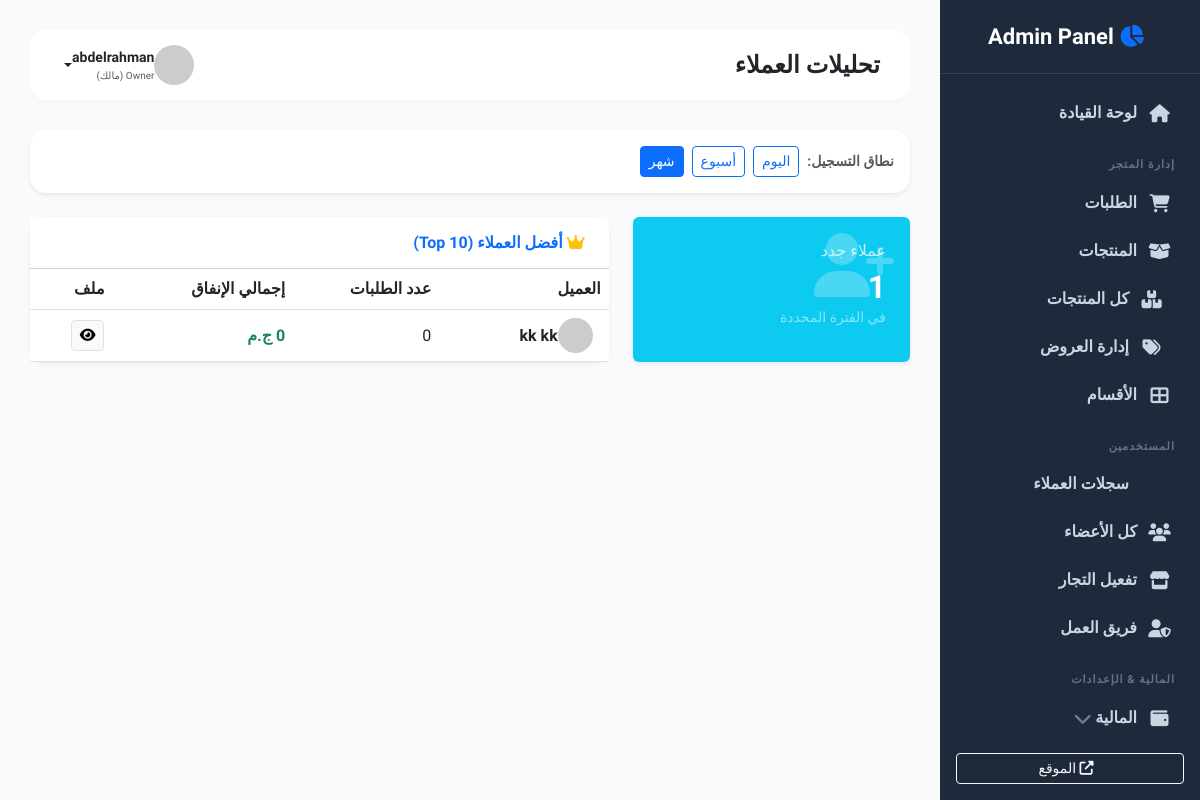
The page /super/analytics/customers/ (signed in) on the database as committed earlier.
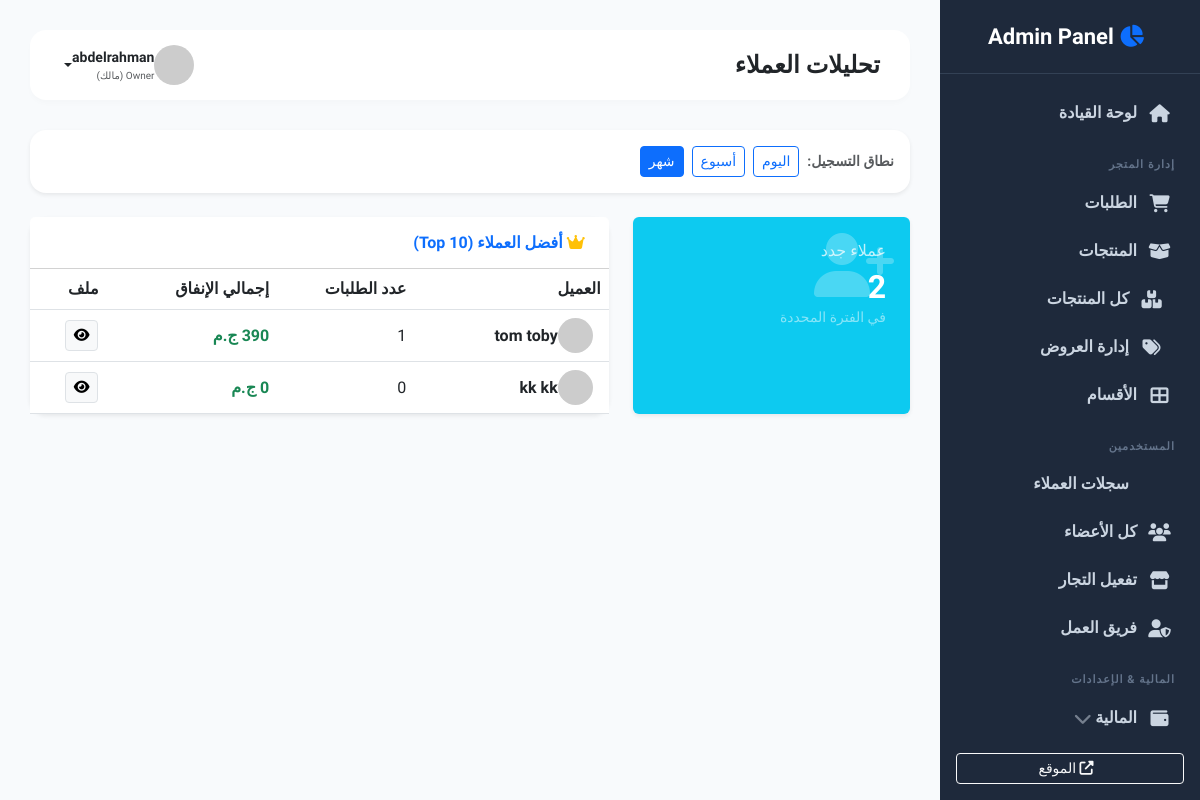
The same page on the database as committed later.
### accounts/models.py (models this page shows, shortened)
class User(AbstractUser):
    class Role(models.TextChoices):
        CUSTOMER = "CUSTOMER", "عميل"
        MERCHANT = "MERCHANT", "تاجر"
        OWNER = "OWNER", "Owner (مالك)"
        ADMIN_LVL2 = "ADMIN_LVL2", "مشرف درجة ثانية"
        ADMIN_LVL3 = "ADMIN_LVL3", "مشرف درجة ثالثة"
    role = models.CharField(max_length=20, choices=Role.choices, default=Role.CUSTOMER)
    phone_primary = models.CharField(max_length=15, unique=True, verbose_name="رقم الهاتف")
    phone_secondary = models.CharField(max_length=15, blank=True, null=True)
    device_id = models.CharField(max_length=255, blank=True, null=True)
    is_banned = models.BooleanField(default=False)
    custom_role = models.ForeignKey(CustomRole, on_delete=models.SET_NULL, null=True, blank=True)
    referral_code = models.CharField(max_length=10, unique=True, blank=True, null=True)
    invited_by = models.ForeignKey('self', on_delete=models.SET_NULL, null=True, blank=True, related_name='invitees')
    referral_balance = models.DecimalField(max_digits=10, decimal_places=2, default=0.00, verbose_name="رصيد الدعوات")

### supervisor/views.py (the view)
# urls.py: path('analytics/customers/', views.customers_analytics, name='super_customers_analytics'),
@login_required
def customers_analytics(request):
    user = request.user
    if not (user.is_superuser or user.role == 'OWNER' or user.has_perm_access('users')):
        return redirect('supervisor_dashboard')
    range_type = request.GET.get('range', 'month')
    custom_start = request.GET.get('start')
    custom_end = request.GET.get('end')
    today = timezone.now().date()
    start_date = today.replace(day=1)
    if range_type == 'today': start_date = today
    elif range_type == 'week': start_date = today - timedelta(days=7)
    elif range_type == 'year': start_date = today.replace(month=1, day=1)
    new_customers_count = User.objects.filter(
        role='CUSTOMER',
        date_joined__date__gte=start_date
    ).count()
    top_customers = User.objects.filter(role='CUSTOMER').annotate(
        total_spent=Sum('orders__final_total', filter=Q(orders__status='DELIVERED')),
        orders_count=Count('orders', filter=Q(orders__status='DELIVERED'))
    ).order_by('-total_spent')[:10] # أعلى 10
    context = {
        'new_customers_count': new_customers_count,
        'top_customers': top_customers,
        'current_range': range_type,
        'start_date': start_date,
    }
    return render(request, 'supervisor/customers_analytics.html', context)

### store/context_processors.py (called while the page is built)
def site_settings(request):
    settings = SiteSetting.objects.first()
    return {'site_settings': settings}

### templates/supervisor/customers_analytics.html
{% extends 'supervisor/base_supervisor.html' %}
{% block page_title %}تحليلات العملاء{% endblock %}
{% block content %}
<form method="GET" class="card border-0 shadow-sm p-3 mb-4 rounded-4">
    <div class="d-flex flex-wrap gap-2 align-items-center">
        <span class="fw-bold text-muted small">نطاق التسجيل:</span>
        <button type="submit" name="range" value="today" class="btn btn-sm btn-outline-primary {% if current_range == 'today' %}active{% endif %}">اليوم</button>
        <button type="submit" name="range" value="week" class="btn btn-sm btn-outline-primary {% if current_range == 'week' %}active{% endif %}">أسبوع</button>
        <button type="submit" name="range" value="month" class="btn btn-sm btn-outline-primary {% if current_range == 'month' %}active{% endif %}">شهر</button>
    </div>
</form>
<div class="row g-4 mb-4">
    <div class="col-md-4">
        <div class="card border-0 shadow-sm p-4 h-100 bg-info text-white position-relative overflow-hidden">
            <i class="fas fa-user-plus position-absolute top-0 end-0 opacity-25 fa-4x p-3"></i>
            <h6 class="opacity-75">عملاء جدد</h6>
            <h2 class="fw-bold mb-0">{{ new_customers_count }}</h2>
            <small class="opacity-50">في الفترة المحددة</small>
        </div>
    </div>
    <div class="col-md-8">
        <div class="card border-0 shadow-sm rounded-4 h-100">
            <div class="card-header bg-white py-3">
                <h6 class="fw-bold m-0 text-primary"><i class="fas fa-crown me-2 text-warning"></i> أفضل العملاء (Top 10)</h6>
            </div>
            <div class="table-responsive">
                <table class="table align-middle mb-0">
                    <thead class="bg-light">
                        <tr>
                            <th class="ps-4">العميل</th>
                            <th>عدد الطلبات</th>
                            <th>إجمالي الإنفاق</th>
                            <th class="text-end pe-4">ملف</th>
                        </tr>
                    </thead>
                    <tbody>
                        {% for c in top_customers %}
                        <tr>
                            <td class="ps-4">
                                <div class="d-flex align-items-center">
                                    <img src="https://ui-avatars.com/api/?name={{ c.first_name }}+{{ c.last_name }}" class="rounded-circle me-2" width="35">
                                    <div class="fw-bold">{{ c.first_name }} {{ c.last_name }}</div>
                                </div>
                            </td>
                            <td>{{ c.orders_count }}</td>
                            <td class="fw-bold text-success">{{ c.total_spent|default:0 }} ج.م</td>
                            <td class="text-end pe-4">
                                <a href="{% url 'super_customer_profile' c.id %}" class="btn btn-sm btn-light border"><i class="fas fa-eye"></i></a>
                            </td>
                        </tr>
                        {% empty %}
                        <tr><td colspan="4" class="text-center py-4">لا توجد بيانات.</td></tr>
                        {% endfor %}
                    </tbody>
                </table>
            </div>
        </div>
    </div>
</div>
{% endblock %}

Rows that differ between the two databases and show on the page:
added User: first_name "tom", last_name "toby", orders_count "1", total_spent "390"
Other text that changed with them:
{{ new_customers_count }}: "1" → "2"
